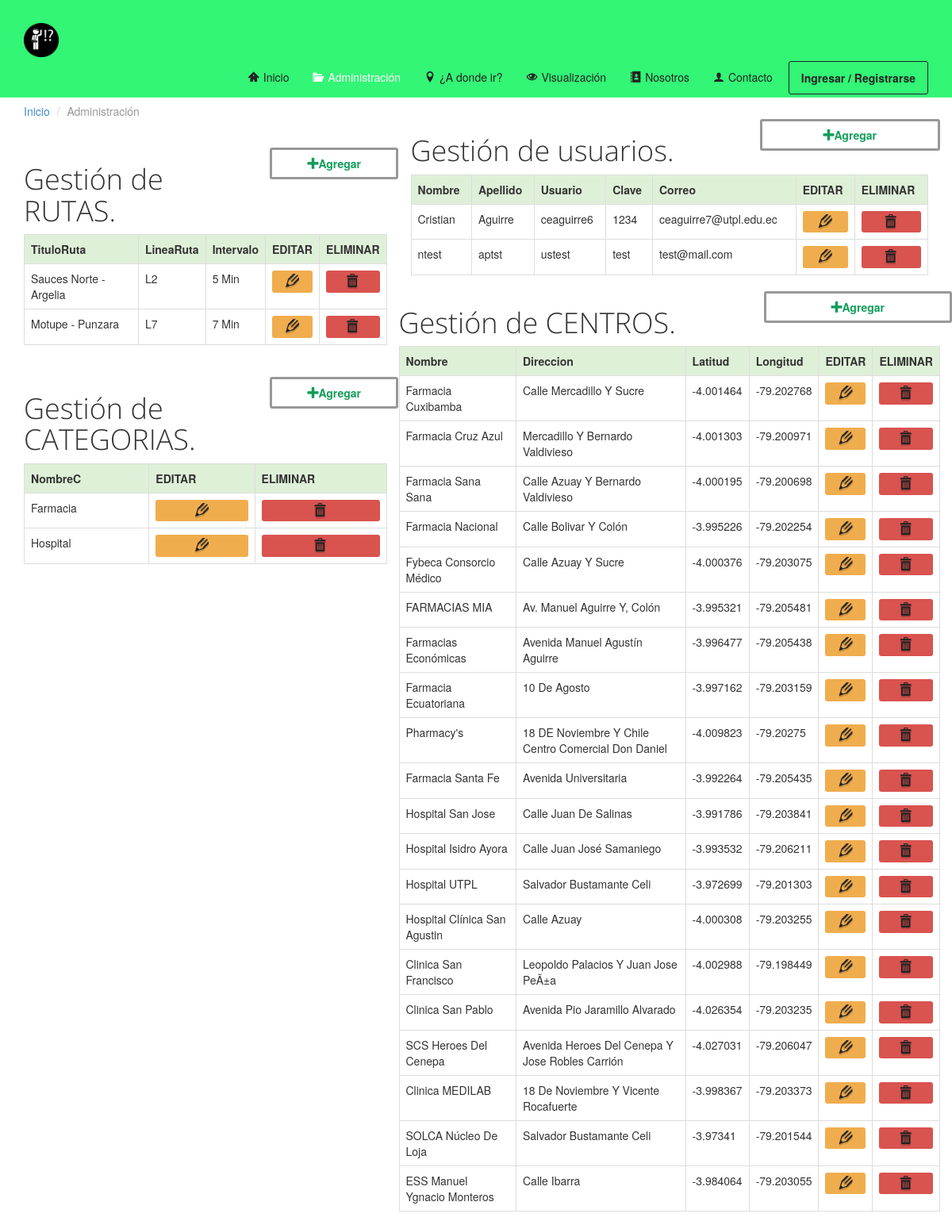
Screenshot of /sidebar-left.php (upper part) with the database file from the repository.
### tables this page shows
CREATE TABLE `rutas` (
  `idRuta` int(11) NOT NULL,
  `user` int(10) DEFAULT '1' COMMENT 'FK a Usuarios.',
  `TituloRuta` varchar(250) NOT NULL COMMENT 'Nombre de la ruta del bus.',
  `lineaRuta` varchar(250) NOT NULL COMMENT 'Linea del Bus (Ej. Suaces Norte-Argelia, L2).',
  `intervalo` varchar(10) NOT NULL
);

CREATE TABLE `categorias` (
  `idC` int(11) NOT NULL,
  `nombreC` varchar(120) DEFAULT NULL COMMENT 'Nombre de la categoria.',
  `user` int(10) DEFAULT '1' COMMENT 'FK a Usuarios.'
);

CREATE TABLE `usuarios` (
  `uid` int(10) NOT NULL COMMENT 'Primary Key: Unique user ID.',
  `nombre` varchar(60) NOT NULL,
  `apellido` varchar(60) NOT NULL DEFAULT '' COMMENT 'Unique user name.',
  `usuario` varchar(60) NOT NULL DEFAULT '' COMMENT 'Unique user name.',
  `clave` varchar(128) NOT NULL DEFAULT '' COMMENT 'User’s password (hashed).',
  `correo` varchar(254) DEFAULT '' COMMENT 'User’s e-mail address.'
);

CREATE TABLE `centros` (
  `idCentro` int(11) NOT NULL,
  `idCat` int(11) DEFAULT '1' COMMENT 'FK a Usuarios.',
  `user` int(10) DEFAULT '1' COMMENT 'FK a Usuarios.',
  `nombre` varchar(250) NOT NULL COMMENT 'Nombre del Hostipal/Farmacia.',
  `direccion` varchar(250) NOT NULL COMMENT 'Calles del lugar.',
  `Latitud` double NOT NULL,
  `Longitud` double NOT NULL
);

### dll/mysql.php (the view, shortened to what this page needs)
<?php
    class DB_mysql{
        var $Servidor;
        var $Usuario;
        var $Clave;
        var $enlace=0;
        var $Consulta_ID;
        function DB_mysql($db="", $host="", $user="", $pass=""){
            $this->Servidor=$host;
            $this->Usuario=$user;
            $this->Clave=$pass;
        }
        function conectar($db, $host, $user, $pass){
            if($host != "")$this->Servidor=$host;
            if($user != "")$this->Usuario=$user;
            $this->enlace=mysqli_connect($this->Servidor, $this->Usuario, $this->Clave) or die('No se pudo conectar a la db'.mysqli_error());
            return $this->enlace;
        }
        function consulta($sql=""){
            $this->Consulta_ID=mysqli_query($this->enlace, $sql);
            return $this->Consulta_ID;
        }
        function numcampos(){
            return mysqli_num_fields($this->Consulta_ID);
        }
        function nombrecampo($numcampos){
            return mysqli_fetch_field_direct($this->Consulta_ID, $numcampos);
        }
        function crudUsuarios(){
            echo "<table class='table table-bordered'>";
            echo "<tr>";
            for ($i=1; $i < $this->numcampos() ; $i++) {
                $campo = $this->nombrecampo($i);
                $campo = $campo->name;
                echo "<th class='success'>".ucwords($campo)."</th>";
            }
            echo "<th class='success'>EDITAR</th>";
            echo "<th class='success'>ELIMINAR</th>";
            echo "</tr>";
            while ($row=mysqli_fetch_array($this->Consulta_ID, MYSQLI_ASSOC)) {
                echo "<tr>";
                for ($i=1; $i < $this->numcampos(); $i++) {
                    $campo = $this->nombrecampo($i);
                    $campo = $campo->name;
                    echo "<td>".$row[$campo]."</td>";
                    $j= $this->numcampos() - 1;
                    if($i == $j){
                        echo "<td><button id='".$row["uid"]."' type='button' class='btn btn-warning btn-xs-1 btn-block' data-toggle='modal' data-target='#myModal".$row["uid"]."' ><span id='iconoU' class='icon-pencil2'></span></button></td>";
                        echo "<td><button id='crud' type='button' class='btn btn-danger btn-xs-1 btn-block'><input type='hidden' name='uid' value=".$row['uid']."><input type='hidden' name='accion' value='delete'/><span id='icono' class='icon-bin'></span></button></td>";
                    }
                }
                echo "</tr>";
            }
            echo "</table>";
        }
        function crudCategorias(){
            echo "<table class='table table-bordered'>";
            echo "<tr>";
            for ($i=1; $i < ($this->numcampos()-1); $i++) {
                $campo = $this->nombrecampo($i);
                $campo = $campo->name;
                echo "<th class='success'>".ucwords($campo)."</th>";
            }
            echo "<th class='success'>EDITAR</th>";
            echo "<th class='success'>ELIMINAR</th>";
            echo "</tr>";
            while ($row=mysqli_fetch_array($this->Consulta_ID, MYSQLI_ASSOC)) {
                echo "<tr>";
                for ($i=1; $i < ($this->numcampos()-1); $i++) {
                    $campo = $this->nombrecampo($i);
                    $campo = $campo->name;
                    echo "<td>".$row[$campo]."</td>";
                    $j= $this->numcampos() - 2;
                    if($i == $j){
                        echo "<td><button id='".$row["idC"]."' type='button' class='btn btn-warning btn-xs-1 btn-block' data-toggle='modal' data-target='#modalCat".$row["idC"]."' ><span id='iconoU' class='icon-pencil2'></span></button></td>";
                        echo "<td><button id='crud' type='button' class='btn btn-danger btn-xs-1 btn-block'><input type='hidden' name='uid' value=".$row['idC']."><input type='hidden' name='accion' value='delete'/><span id='icono' class='icon-bin'></span></button></td>";
                    }
                }
                echo "</tr>";
            }
            echo "</table>";
        }
        function crudCentros(){
            echo "<table class='table table-bordered'>";
            echo "<tr>";
            for ($i=3; $i < $this->numcampos() ; $i++) {
                $campo = $this->nombrecampo($i);
                $campo = $campo->name;
                echo "<th class='success'>".ucwords($campo)."</th>";
            }
            echo "<th class='success'>EDITAR</th>";
            echo "<th class='success'>ELIMINAR</th>";
            echo "</tr>";
            while ($row=mysqli_fetch_array($this->Consulta_ID, MYSQLI_ASSOC)) {
                echo "<tr>";
                for ($i=3; $i < $this->numcampos(); $i++) {
                    $campo = $this->nombrecampo($i);
                    $campo = $campo->name;
                    echo "<td>".ucwords($row[$campo])."</td>";
                    $j= $this->numcampos() - 1;
                    if($i == $j){
                        echo "<td><button id='".$row["idCentro"]."' type='button' class='btn btn-warning btn-xs-1 btn-block' data-toggle='modal' data-target='#modalCentro".$row["idCentro"]."' ><span id='iconoU' class='icon-pencil2'></span></button></td>";
                        echo "<td><button id='crud' type='button' class='btn btn-danger btn-xs-1 btn-block'><input type='hidden' name='uid' value=".$row['idCentro']."><input type='hidden' name='accion' value='delete'/><span id='icono' class='icon-bin'></span></button></td>";
                    }
                }
                echo "</tr>";
            }
            echo "</table>";
        }
        function crudRutas(){
            echo "<table class='table table-bordered'>";
            echo "<tr>";
            for ($i=2; $i < $this->numcampos() ; $i++) {
                $campo = $this->nombrecampo($i);
                $campo = $campo->name;
                echo "<th class='success'>".ucwords($campo)."</th>";
            }
            echo "<th class='success'>EDITAR</th>";
            echo "<th class='success'>ELIMINAR</th>";
            echo "</tr>";
            while ($row=mysqli_fetch_array($this->Consulta_ID, MYSQLI_ASSOC)) {
                echo "<tr>";
                for ($i=2; $i < $this->numcampos(); $i++) {
                    $campo = $this->nombrecampo($i);
                    $campo = $campo->name;
                    echo "<td>".ucwords($row[$campo])."</td>";
                    $j= $this->numcampos() - 1;
                    if($i == $j){
                        echo "<td><button id='".$row["idRuta"]."' type='button' class='btn btn-warning btn-xs-1 btn-block' data-toggle='modal' data-target='#modalRuta".$row["idRuta"]."' ><span id='iconoU' class='icon-pencil2'></span></button></td>";
                        echo "<td><button id='crud' type='button' class='btn btn-danger btn-xs-1 btn-block'><input type='hidden' name='uid' value=".$row['idRuta']."><input type='hidden' name='accion' value='delete'/><span id='icono' class='icon-bin'></span></button></td>";
                    }
                }
                echo "</tr>";
            }
            echo "</table>";
        }
    }
?>

### assets/css/estilos.css (style rules this page uses)
.btn-xs-1 { color: #232323; padding:1px 5px; font-size:17px; line-height:1.5; border-radius:3px }

### rows the page displays
rutas: TituloRuta "Sauces Norte - Argelia", lineaRuta "L2", intervalo "5 Min"
rutas: TituloRuta "Motupe - Punzara", lineaRuta "L7", intervalo "7 Min"
categorias: nombreC "Farmacia"
categorias: nombreC "Hospital"
usuarios: nombre "Cristian", apellido "Aguirre", usuario "ceaguirre6", clave "1234", correo "ceaguirre7@utpl.edu.ec"
usuarios: nombre "ntest", apellido "aptst", usuario "ustest", clave "test", correo "test@mail.com"
centros: nombre "Farmacia Cuxibamba", direccion "Calle Mercadillo Y Sucre", Latitud "-4.001464", Longitud "-79.202768"
centros: nombre "Farmacia Cruz Azul", direccion "Mercadillo Y Bernardo Valdivieso", Latitud "-4.001303", Longitud "-79.200971"
centros: nombre "Farmacia Sana Sana", direccion "Calle Azuay Y Bernardo Valdivieso", Latitud "-4.000195", Longitud "-79.200698"
centros: nombre "Farmacia Nacional", direccion "Calle Bolivar Y Colón", Latitud "-3.995226", Longitud "-79.202254"
centros: nombre "Fybeca Consorcio Médico", direccion "Calle Azuay Y Sucre", Latitud "-4.000376", Longitud "-79.203075"
centros: nombre "FARMACIAS MIA", direccion "Av. Manuel Aguirre Y, Colón", Latitud "-3.995321", Longitud "-79.205481"
centros: nombre "Farmacias Económicas", direccion "Avenida Manuel Agustín Aguirre", Latitud "-3.996477", Longitud "-79.205438"
centros: nombre "Farmacia Ecuatoriana", direccion "10 De Agosto", Latitud "-3.997162", Longitud "-79.203159"
centros: nombre "Pharmacy's", direccion "18 DE Noviembre Y Chile Centro Comercial Don Daniel", Latitud "-4.009823", Longitud "-79.20275"
centros: nombre "Farmacia Santa Fe", direccion "Avenida Universitaria", Latitud "-3.992264", Longitud "-79.205435"
centros: nombre "Hospital San Jose", direccion "Calle Juan De Salinas", Latitud "-3.991786", Longitud "-79.203841"
centros: nombre "Hospital Isidro Ayora", direccion "Calle Juan José Samaniego", Latitud "-3.993532", Longitud "-79.206211"
centros: nombre "Hospital UTPL", direccion "Salvador Bustamante Celi", Latitud "-3.972699", Longitud "-79.201303"
centros: nombre "Hospital Clínica San Agustin", direccion "Calle Azuay", Latitud "-4.000308", Longitud "-79.203255"
centros: nombre "Clinica San Francisco", direccion "Leopoldo Palacios Y Juan Jose PeÃ±a", Latitud "-4.002988", Longitud "-79.198449"
centros: nombre "Clinica San Pablo", direccion "Avenida Pio Jaramillo Alvarado", Latitud "-4.026354", Longitud "-79.203235"
centros: nombre "SCS Heroes Del Cenepa", direccion "Avenida Heroes Del Cenepa Y Jose Robles Carrión", Latitud "-4.027031", Longitud "-79.206047"
centros: nombre "Clinica MEDILAB", direccion "18 De Noviembre Y Vicente Rocafuerte", Latitud "-3.998367", Longitud "-79.203373"
centros: nombre "SOLCA Núcleo De Loja", direccion "Salvador Bustamante Celi", Latitud "-3.97341", Longitud "-79.201544"
centros: nombre "ESS Manuel Ygnacio Monteros", direccion "Calle Ibarra", Latitud "-3.984064", Longitud "-79.203055"

### other values shown
$campo "TituloRuta"
$campo "LineaRuta"
$campo "Intervalo"
$campo "NombreC"
$campo "Nombre"
$campo "Apellido"
$campo "Usuario"
$campo "Clave"
$campo "Correo"
$campo "Direccion"
$campo "Latitud"
$campo "Longitud"
